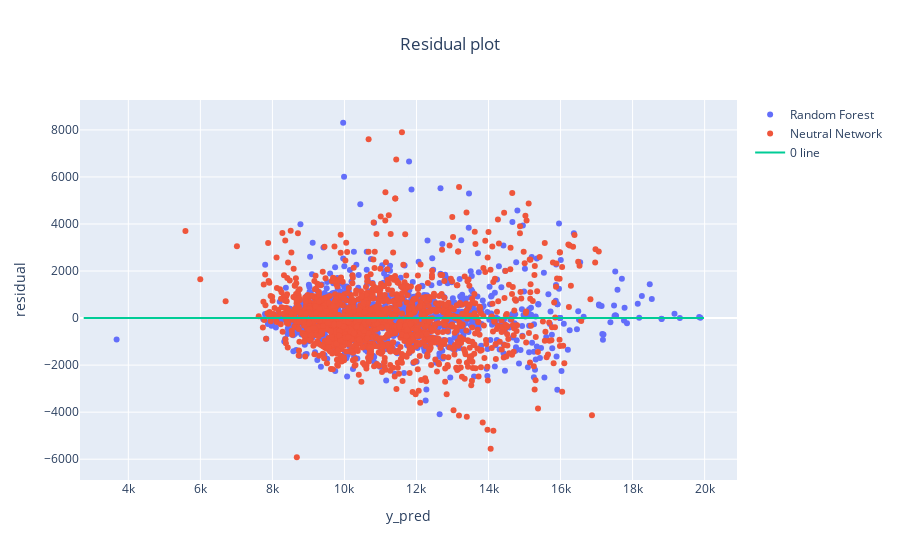

The code cell stored with this chart in its notebook:
### Code cell
from keras.callbacks import EarlyStopping, ModelCheckpoint


# creating neutral network
nn_model = Sequential()
nn_model.add(Dense(64, activation='relu', kernel_regularizer='l2', input_shape=(len(X.keys()),)))
# nn_model.add(Dense(32, activation='relu'))
nn_model.add(Dense(16, activation='relu'))
nn_model.add(Dense(1, activation='linear'))
opt = optimizers.Adam(learning_rate=0.001)
nn_model.compile(optimizer=opt, loss='mse', metrics=['mae'])

early_stop = EarlyStopping(monitor='val_loss', patience=4, verbose=1, restore_best_weights=True)
checkpoint = ModelCheckpoint('models/nn_price_per_m2_best_model.h5', monitor='val_loss', save_best_only=True, mode='min')

nn_model_history = nn_model.fit(X_train_scaled, y_train, epochs=100, batch_size=32, validation_data=(X_test_scaled, y_test), callbacks=[early_stop, checkpoint])

# predictions and calculation of metrics
y_pred_nn = nn_model.predict(X_test_scaled)
r2_nn = r2_score(y_test, y_pred_nn)
mae_nn = mean_absolute_error(y_test, y_pred_nn)


# calculating residuals
residuals_rf = y_test - y_pred_rf
residuals_nn = y_test - y_pred_nn.flatten()

# creating residual plot
trace_cb = go.Scatter(x=y_pred_rf, y=residuals_rf,
                      mode='markers', name='Random Forest')
trace_nn = go.Scatter(x=y_pred_nn.flatten(), y=residuals_nn,
                      mode='markers', name='Neutral Network')
trace_zero = go.Scatter(x=[min(y_test), max(y_test)],
                        y=[0, 0], mode='lines', name='0 line')
layout = go.Layout(title=dict(text='Residual plot', x=0.5),
                   xaxis=dict(title='y_pred'),
                   yaxis=dict(title='residual'))


fig = go.Figure(data=[trace_cb, trace_nn, trace_zero], layout=layout)


fig.show()

print("Random Forest - R2: {:.2f}, MAE: {:.2f}".format(r2_rf, mae_rf))
print("Neural Network - R2: {:.2f}, MAE: {:.2f}".format(r2_nn, mae_nn))

### Figure 1 — Plotly figure (JSON) as saved in the notebook; plotly's stock layout.template omitted (floating-point values rounded to 4 significant figures; data arrays with more than 128 entries replaced by an {"elided": "..."} marker saying what was removed)
{"data": [{"mode": "markers", "name": "Random Forest", "type": "scatter", "x": {"elided": "1508 float values"}, "y": {"elided": "1508 float values"}}, {"mode": "markers", "name": "Neutral Network", "type": "scatter", "x": {"elided": "1508 float values"}, "y": {"elided": "1508 float values"}}, {"mode": "lines", "name": "0 line", "type": "scatter", "x": [2761.0, 19980.0], "y": [0, 0]}], "layout": {"title": {"text": "Residual plot", "x": 0.5}, "xaxis": {"title": {"text": "y_pred"}}, "yaxis": {"title": {"text": "residual"}}}}
